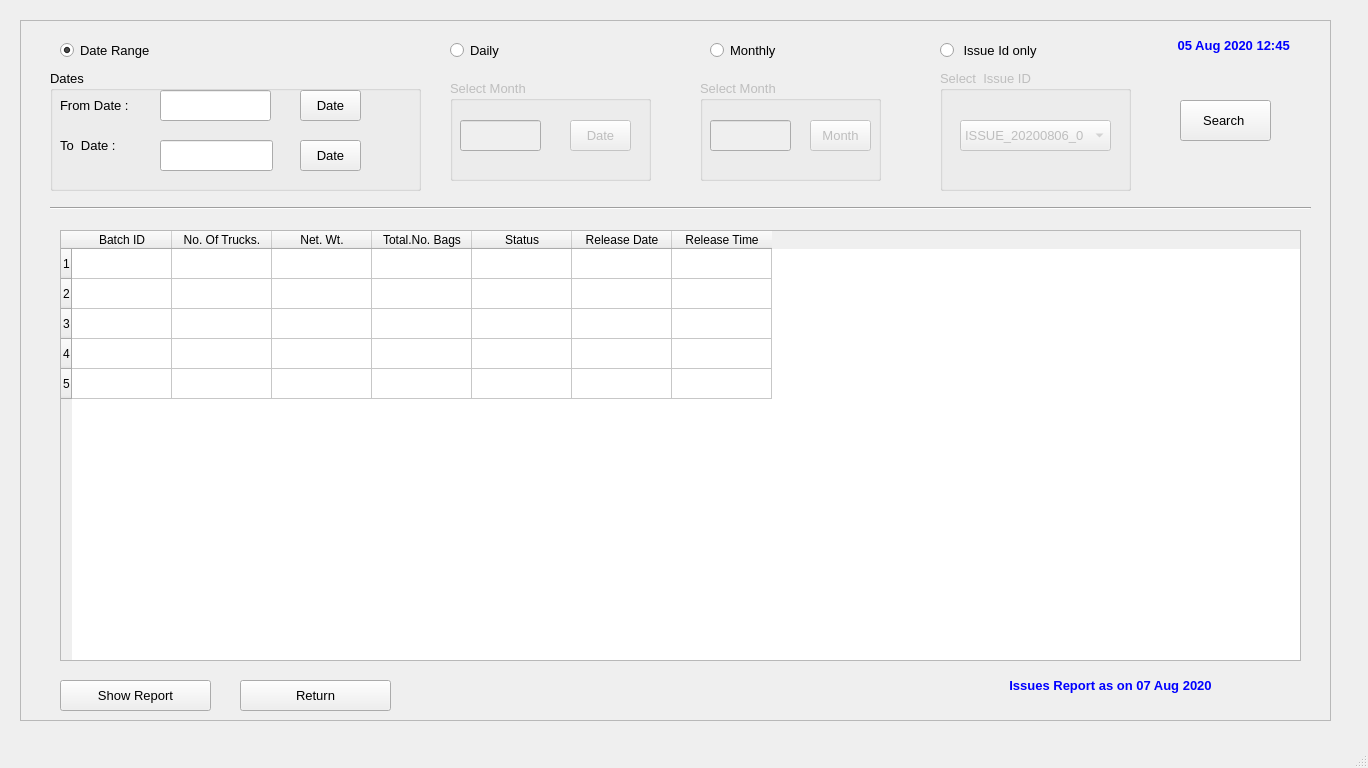
<?xml version="1.0" encoding="UTF-8"?>
<ui version="4.0">
 <class>MainWindow</class>
 <widget class="QMainWindow" name="MainWindow">
  <property name="geometry">
   <rect>
    <x>0</x>
    <y>0</y>
    <width>1368</width>
    <height>768</height>
   </rect>
  </property>
  <property name="baseSize">
   <size>
    <width>0</width>
    <height>0</height>
   </size>
  </property>
  <property name="windowTitle">
   <string>MainWindow</string>
  </property>
  <widget class="QWidget" name="centralwidget">
   <widget class="QFrame" name="frame">
    <property name="geometry">
     <rect>
      <x>20</x>
      <y>20</y>
      <width>1311</width>
      <height>701</height>
     </rect>
    </property>
    <property name="frameShape">
     <enum>QFrame::StyledPanel</enum>
    </property>
    <property name="frameShadow">
     <enum>QFrame::Raised</enum>
    </property>
    <widget class="QLabel" name="label_20">
     <property name="geometry">
      <rect>
       <x>1140</x>
       <y>10</y>
       <width>151</width>
       <height>31</height>
      </rect>
     </property>
     <property name="font">
      <font>
       <family>MS Sans Serif</family>
       <pointsize>10</pointsize>
       <weight>75</weight>
       <bold>true</bold>
       <underline>false</underline>
      </font>
     </property>
     <property name="styleSheet">
      <string notr="true">color: rgb(0, 0, 255);</string>
     </property>
     <property name="text">
      <string>05 Aug 2020 12:45 </string>
     </property>
     <property name="alignment">
      <set>Qt::AlignCenter</set>
     </property>
    </widget>
    <widget class="QTableWidget" name="tableWidget">
     <property name="geometry">
      <rect>
       <x>40</x>
       <y>210</y>
       <width>1241</width>
       <height>431</height>
      </rect>
     </property>
     <row>
      <property name="text">
       <string>1</string>
      </property>
     </row>
     <row>
      <property name="text">
       <string>2</string>
      </property>
     </row>
     <row>
      <property name="text">
       <string>3</string>
      </property>
     </row>
     <row>
      <property name="text">
       <string>4</string>
      </property>
     </row>
     <row>
      <property name="text">
       <string>5</string>
      </property>
     </row>
     <column>
      <property name="text">
       <string>Batch ID</string>
      </property>
     </column>
     <column>
      <property name="text">
       <string>No. Of Trucks.</string>
      </property>
     </column>
     <column>
      <property name="text">
       <string>Net. Wt.</string>
      </property>
     </column>
     <column>
      <property name="text">
       <string>Total.No. Bags</string>
      </property>
     </column>
     <column>
      <property name="text">
       <string>Status</string>
      </property>
     </column>
     <column>
      <property name="text">
       <string>Release Date</string>
      </property>
     </column>
     <column>
      <property name="text">
       <string>Release Time</string>
      </property>
     </column>
    </widget>
    <widget class="QPushButton" name="pushButton_7">
     <property name="geometry">
      <rect>
       <x>40</x>
       <y>660</y>
       <width>151</width>
       <height>31</height>
      </rect>
     </property>
     <property name="font">
      <font>
       <pointsize>10</pointsize>
      </font>
     </property>
     <property name="text">
      <string>Show Report</string>
     </property>
    </widget>
    <widget class="QPushButton" name="pushButton_8">
     <property name="geometry">
      <rect>
       <x>220</x>
       <y>660</y>
       <width>151</width>
       <height>31</height>
      </rect>
     </property>
     <property name="font">
      <font>
       <pointsize>10</pointsize>
      </font>
     </property>
     <property name="text">
      <string>Return</string>
     </property>
    </widget>
    <widget class="QRadioButton" name="radioButton">
     <property name="geometry">
      <rect>
       <x>430</x>
       <y>20</y>
       <width>82</width>
       <height>21</height>
      </rect>
     </property>
     <property name="font">
      <font>
       <pointsize>10</pointsize>
      </font>
     </property>
     <property name="text">
      <string>Daily</string>
     </property>
    </widget>
    <widget class="QRadioButton" name="radioButton_2">
     <property name="geometry">
      <rect>
       <x>690</x>
       <y>20</y>
       <width>82</width>
       <height>21</height>
      </rect>
     </property>
     <property name="font">
      <font>
       <pointsize>10</pointsize>
      </font>
     </property>
     <property name="text">
      <string>Monthly</string>
     </property>
    </widget>
    <widget class="QGroupBox" name="groupBox_4">
     <property name="enabled">
      <bool>false</bool>
     </property>
     <property name="geometry">
      <rect>
       <x>430</x>
       <y>60</y>
       <width>201</width>
       <height>101</height>
      </rect>
     </property>
     <property name="font">
      <font>
       <pointsize>10</pointsize>
      </font>
     </property>
     <property name="title">
      <string>Select Month</string>
     </property>
     <widget class="QLineEdit" name="lineEdit">
      <property name="geometry">
       <rect>
        <x>10</x>
        <y>40</y>
        <width>81</width>
        <height>31</height>
       </rect>
      </property>
     </widget>
     <widget class="QPushButton" name="pushButton_10">
      <property name="geometry">
       <rect>
        <x>120</x>
        <y>40</y>
        <width>61</width>
        <height>31</height>
       </rect>
      </property>
      <property name="font">
       <font>
        <pointsize>10</pointsize>
       </font>
      </property>
      <property name="text">
       <string>Date</string>
      </property>
     </widget>
    </widget>
    <widget class="QRadioButton" name="radioButton_3">
     <property name="geometry">
      <rect>
       <x>40</x>
       <y>20</y>
       <width>181</width>
       <height>21</height>
      </rect>
     </property>
     <property name="font">
      <font>
       <pointsize>10</pointsize>
      </font>
     </property>
     <property name="text">
      <string>Date Range</string>
     </property>
     <property name="checked">
      <bool>true</bool>
     </property>
    </widget>
    <widget class="QGroupBox" name="groupBox_5">
     <property name="geometry">
      <rect>
       <x>30</x>
       <y>50</y>
       <width>371</width>
       <height>121</height>
      </rect>
     </property>
     <property name="font">
      <font>
       <pointsize>10</pointsize>
      </font>
     </property>
     <property name="title">
      <string>Dates</string>
     </property>
     <widget class="QLabel" name="label_33">
      <property name="geometry">
       <rect>
        <x>10</x>
        <y>20</y>
        <width>91</width>
        <height>31</height>
       </rect>
      </property>
      <property name="font">
       <font>
        <family>MS Shell Dlg 2</family>
        <pointsize>10</pointsize>
        <weight>50</weight>
        <bold>false</bold>
        <underline>false</underline>
       </font>
      </property>
      <property name="styleSheet">
       <string notr="true"/>
      </property>
      <property name="text">
       <string>From Date :</string>
      </property>
      <property name="alignment">
       <set>Qt::AlignLeading|Qt::AlignLeft|Qt::AlignVCenter</set>
      </property>
     </widget>
     <widget class="QLabel" name="label_34">
      <property name="geometry">
       <rect>
        <x>10</x>
        <y>60</y>
        <width>91</width>
        <height>31</height>
       </rect>
      </property>
      <property name="font">
       <font>
        <family>MS Shell Dlg 2</family>
        <pointsize>10</pointsize>
        <weight>50</weight>
        <bold>false</bold>
        <underline>false</underline>
       </font>
      </property>
      <property name="styleSheet">
       <string notr="true"/>
      </property>
      <property name="text">
       <string>To  Date :</string>
      </property>
      <property name="alignment">
       <set>Qt::AlignLeading|Qt::AlignLeft|Qt::AlignVCenter</set>
      </property>
     </widget>
     <widget class="QPushButton" name="pushButton_5">
      <property name="geometry">
       <rect>
        <x>250</x>
        <y>20</y>
        <width>61</width>
        <height>31</height>
       </rect>
      </property>
      <property name="font">
       <font>
        <pointsize>10</pointsize>
       </font>
      </property>
      <property name="text">
       <string>Date</string>
      </property>
     </widget>
     <widget class="QLineEdit" name="lineEdit_2">
      <property name="geometry">
       <rect>
        <x>110</x>
        <y>70</y>
        <width>113</width>
        <height>31</height>
       </rect>
      </property>
     </widget>
     <widget class="QPushButton" name="pushButton_6">
      <property name="geometry">
       <rect>
        <x>250</x>
        <y>70</y>
        <width>61</width>
        <height>31</height>
       </rect>
      </property>
      <property name="font">
       <font>
        <pointsize>10</pointsize>
       </font>
      </property>
      <property name="text">
       <string>Date</string>
      </property>
     </widget>
     <widget class="QLineEdit" name="lineEdit_3">
      <property name="geometry">
       <rect>
        <x>110</x>
        <y>20</y>
        <width>111</width>
        <height>31</height>
       </rect>
      </property>
     </widget>
    </widget>
    <widget class="QRadioButton" name="radioButton_4">
     <property name="geometry">
      <rect>
       <x>920</x>
       <y>20</y>
       <width>181</width>
       <height>21</height>
      </rect>
     </property>
     <property name="font">
      <font>
       <pointsize>10</pointsize>
      </font>
     </property>
     <property name="text">
      <string> Issue Id only</string>
     </property>
    </widget>
    <widget class="QGroupBox" name="groupBox_7">
     <property name="enabled">
      <bool>false</bool>
     </property>
     <property name="geometry">
      <rect>
       <x>920</x>
       <y>50</y>
       <width>191</width>
       <height>121</height>
      </rect>
     </property>
     <property name="font">
      <font>
       <pointsize>10</pointsize>
      </font>
     </property>
     <property name="title">
      <string>Select  Issue ID</string>
     </property>
     <widget class="QComboBox" name="comboBox">
      <property name="geometry">
       <rect>
        <x>20</x>
        <y>50</y>
        <width>151</width>
        <height>31</height>
       </rect>
      </property>
      <item>
       <property name="text">
        <string>ISSUE_20200806_0</string>
       </property>
      </item>
      <item>
       <property name="text">
        <string>ISSUE_20200805_0</string>
       </property>
      </item>
     </widget>
    </widget>
    <widget class="QPushButton" name="pushButton_9">
     <property name="geometry">
      <rect>
       <x>1160</x>
       <y>80</y>
       <width>91</width>
       <height>41</height>
      </rect>
     </property>
     <property name="font">
      <font>
       <pointsize>10</pointsize>
      </font>
     </property>
     <property name="text">
      <string>Search </string>
     </property>
    </widget>
    <widget class="Line" name="line">
     <property name="geometry">
      <rect>
       <x>30</x>
       <y>180</y>
       <width>1261</width>
       <height>16</height>
      </rect>
     </property>
     <property name="orientation">
      <enum>Qt::Horizontal</enum>
     </property>
    </widget>
    <widget class="QGroupBox" name="groupBox_6">
     <property name="enabled">
      <bool>false</bool>
     </property>
     <property name="geometry">
      <rect>
       <x>680</x>
       <y>60</y>
       <width>181</width>
       <height>101</height>
      </rect>
     </property>
     <property name="font">
      <font>
       <pointsize>10</pointsize>
      </font>
     </property>
     <property name="title">
      <string>Select Month</string>
     </property>
     <widget class="QLineEdit" name="lineEdit_4">
      <property name="geometry">
       <rect>
        <x>10</x>
        <y>40</y>
        <width>81</width>
        <height>31</height>
       </rect>
      </property>
     </widget>
     <widget class="QPushButton" name="pushButton_11">
      <property name="geometry">
       <rect>
        <x>110</x>
        <y>40</y>
        <width>61</width>
        <height>31</height>
       </rect>
      </property>
      <property name="font">
       <font>
        <pointsize>10</pointsize>
       </font>
      </property>
      <property name="text">
       <string>Month</string>
      </property>
     </widget>
    </widget>
    <widget class="QLabel" name="label_21">
     <property name="geometry">
      <rect>
       <x>910</x>
       <y>650</y>
       <width>361</width>
       <height>31</height>
      </rect>
     </property>
     <property name="font">
      <font>
       <family>MS Sans Serif</family>
       <pointsize>10</pointsize>
       <weight>75</weight>
       <bold>true</bold>
       <underline>false</underline>
      </font>
     </property>
     <property name="styleSheet">
      <string notr="true">color: rgb(0, 0, 255);</string>
     </property>
     <property name="text">
      <string>Issues Report as on 07 Aug 2020</string>
     </property>
     <property name="alignment">
      <set>Qt::AlignCenter</set>
     </property>
    </widget>
   </widget>
  </widget>
  <widget class="QMenuBar" name="menubar">
   <property name="geometry">
    <rect>
     <x>0</x>
     <y>0</y>
     <width>1368</width>
     <height>21</height>
    </rect>
   </property>
  </widget>
  <widget class="QStatusBar" name="statusbar"/>
 </widget>
 <resources/>
 <connections/>
</ui>
